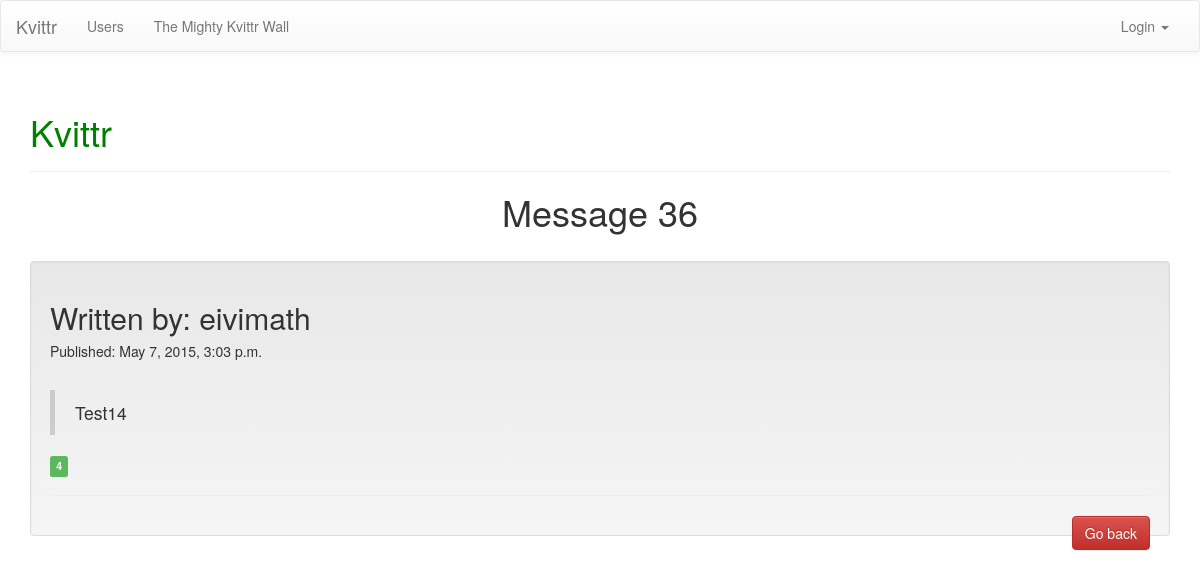
Before: /messages_display/36/ with the older database file.
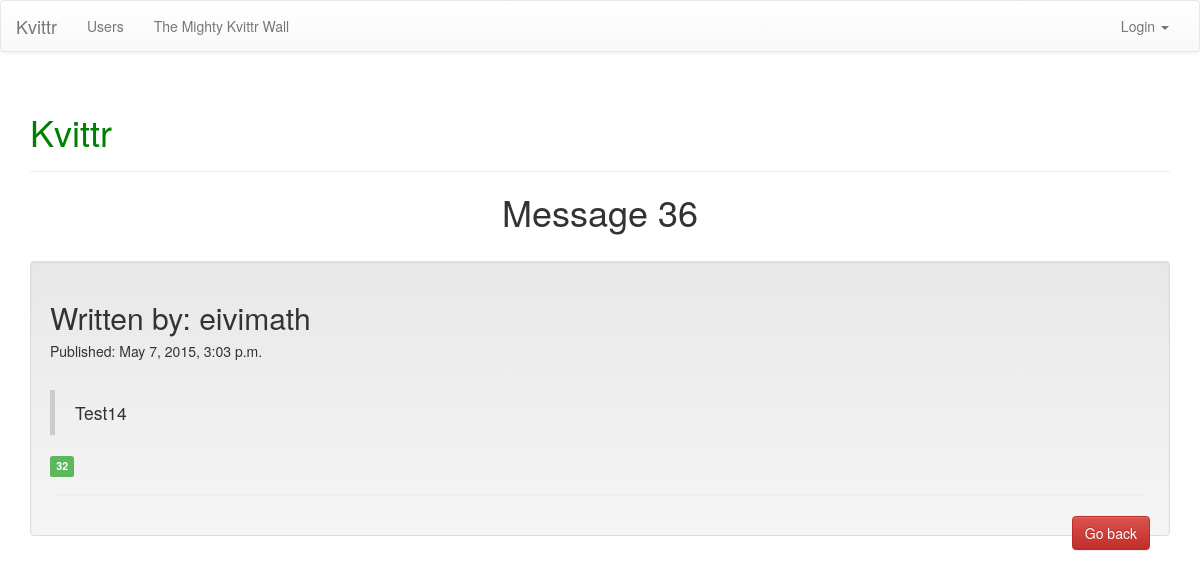
After: the same page with the newer database file.
### messages_display/models.py (models this page shows, shortened)
class Message(models.Model):
	message = models.TextField()
	created_by = models.ForeignKey(User, related_name="created_message")
	created_datetime = models.DateTimeField()
	likes = models.PositiveIntegerField(default=0)
	class Meta:
		ordering = ['-id']

### messages_display/views.py (the view)
# urls.py: url(r'^(\d+)/$', views.detailed_message, name='detailed_message'),
def detailed_message(request, message_id):
	message = Message.objects.get(pk=message_id)
	messages = Message.objects.all()
	context = {'message': message}
	return render(request, 'messages_display/detailed_message.html', context)

### messages_display/templates/messages_display/detailed_message.html (shortened to what this page needs)
{% extends 'theme/base.html' %}
{% load staticfiles %}
{% block pagecontent %}
    <h1 class="text-center"> Message {{ message.id }} </h1>
    <br>
	<div class="well well_center">
		<h2>Written by: {{ message.created_by }} </h2>
		<h5>Published: {{ message.created_datetime }} </h5>
        <br>
        <blockquote>{{ message.message }}</blockquote>
                <span class="label label-success label-as-badge" id="id-likes-for-message-{{ message.id }}">{{ message.likes }}</span>
        <hr>
        <a href="{% url 'messages' %}" class="btn btn-danger pull-right">Go back</a>
	</div>
{% endblock %}

Changed rows visible on the page:
changed Message "Test14": likes "4" → "32"
